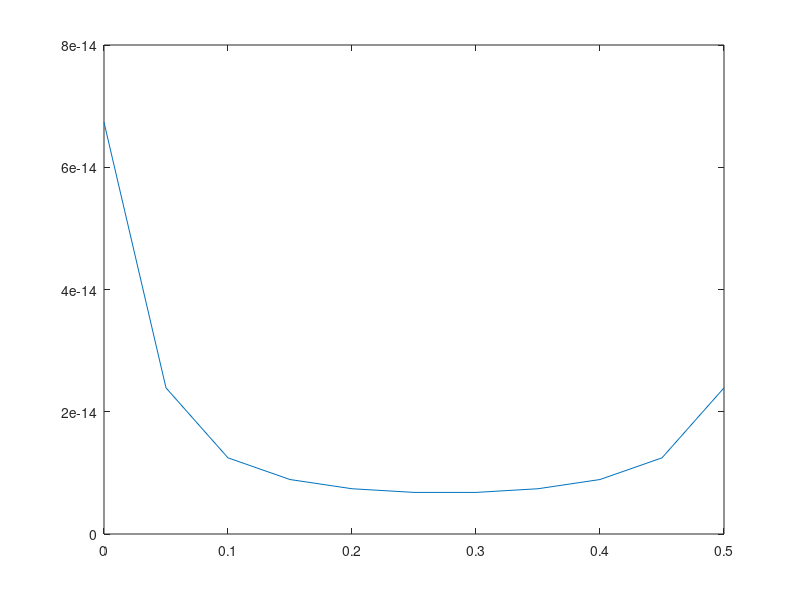

Source code (MATLAB):
x = 0:1:10;
f = 1;
w = 2*pi*f;
y = 5*sin(w*x);
z = abs(fft(y));

len = size(z);
len = len(2);

freqs = 0:0.5/10:0.5;
plot(freqs, z);
